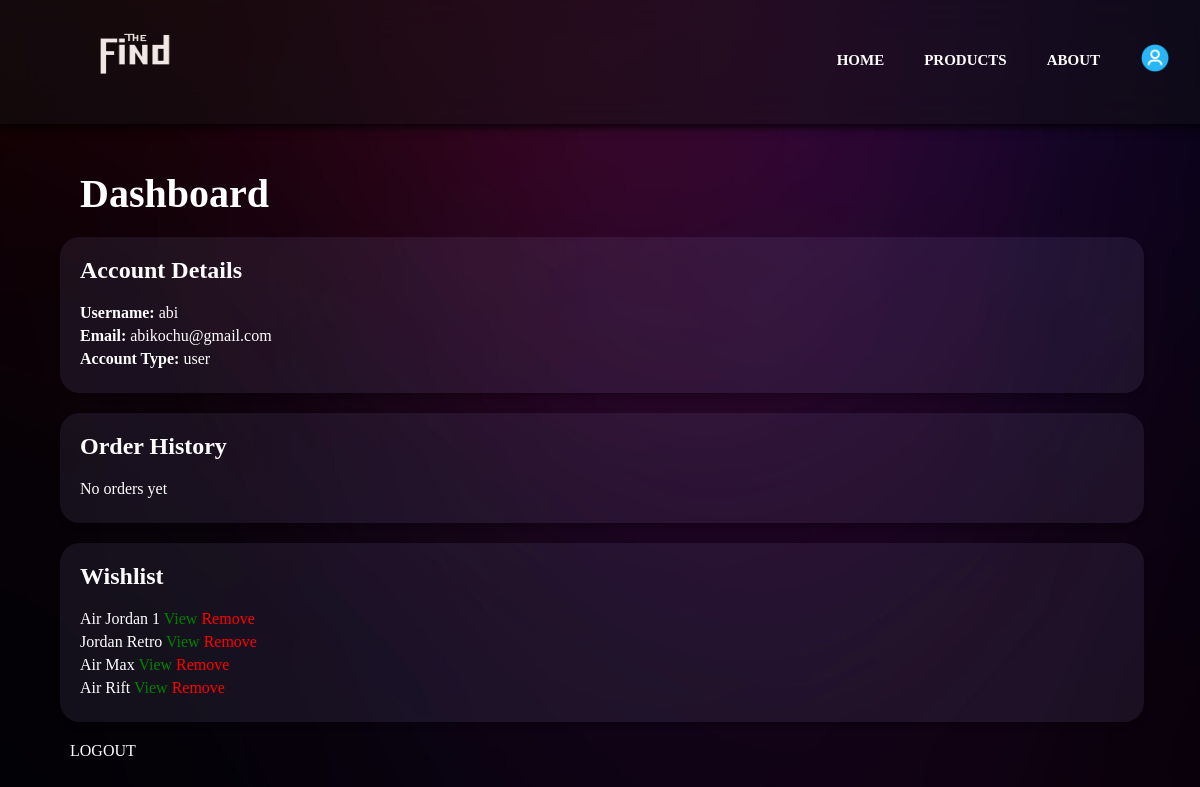
Screenshot of /dashboard.php (signed in) with the database file from the repository.
### tables this page shows
CREATE TABLE `users` (
  `user_id` varchar(50) NOT NULL,
  `username` varchar(100) NOT NULL,
  `email` varchar(100) NOT NULL,
  `password` varchar(100) NOT NULL,
  `account_type` varchar(100) NOT NULL
);

CREATE TABLE `wishlist` (
  `wishlist_id` int(11) NOT NULL,
  `user_id` varchar(50) DEFAULT NULL,
  `shoe_id` int(11) DEFAULT NULL,
  `product_name` varchar(255) DEFAULT NULL,
  `added_date` timestamp NOT NULL DEFAULT current_timestamp()
);

### dashboard.php (the view, shortened to what this page needs)
<?php
$db_host = 'localhost';
$db_username = 'root';
$db_password = '';
$db_name = 'miniproject';
$conn = new mysqli($db_host, $db_username, $db_password, $db_name);
$sql = "SELECT * FROM users WHERE username = ?";
$stmt = $conn->prepare($sql);
$stmt->bind_param("s", $_SESSION['username']);
$stmt->execute();
$result = $stmt->get_result();
$row = $result->fetch_assoc();
$sql = "SELECT * FROM orders WHERE user_id = ?";
$stmt = $conn->prepare($sql);
$stmt->bind_param("i", $row['user_id']);
$stmt->execute();
$order_result = $stmt->get_result();
$sql = "SELECT * FROM wishlist WHERE user_id = ?";
$stmt = $conn->prepare($sql);
$stmt->bind_param("i", $row['user_id']);
$stmt->execute();
$wishlist_result = $stmt->get_result();
?>
<!DOCTYPE html>
<html>
<head>
    <link rel="stylesheet" type="text/css" href="dashboardstyle.css">
</head>
<body>
    <section id="header">
        <a href="#"> <img id="headlogo" src="image/logo.png" type="image/png"> </a>
        <ul id="navbar">
            <li><a href="home.php">HOME</a></li>
            <li><a href="products.php">PRODUCTS</a></li>
            <li><a href="about.php">ABOUT</a></li>
            <li><a href="dashboard.php"> <img id="acclogo" src="image/account.png" type="image/png"> </a></li>
        </ul>
    </section>
    <section id="hero">
        <h1 style="font-size: 70px; color: transparent;">dydyd</h1>
    </section>
    <section id="dashboard">
        <h1 style="margin-left:60px; margin-bottom: 20px; color: #fff; font-size: 40px;">Dashboard</h1>
        <div class="dashboard-container">
            <div class="account-info">
                <h2 style="margin-bottom: 20px;">Account Details</h2>
                <ul>
                    <li><strong>Username:</strong> <?php echo $row['username']; ?></li>
                    <li><strong>Email:</strong> <?php echo $row['email']; ?></li>
                    <li><strong>Account Type:</strong> <?php echo $row['account_type']; ?></li>
                </ul>
            </div>
            <?php if ($row['account_type'] === 'user'): ?>
    <div class="order-history">
        <h2 style="margin-bottom: 20px;">Order History</h2>
        <ul>
            <?php
            if ($order_result->num_rows > 0) {
                $sql = "SELECT o.order_id, o.order_date, o.order_status, p.name AS shoe_name, p.shoe_id
                        FROM orders o
                        JOIN product_details p ON o.product_id = p.shoe_id
                        WHERE o.user_id = ?";
                $stmt = $conn->prepare($sql);
                $stmt->bind_param("i", $row['user_id']);
                $stmt->execute();
                $order_result = $stmt->get_result();
                while ($order_row = $order_result->fetch_assoc()) {
                    echo "<li>Order #" . $order_row['order_id'] . " - Shoe: <a href='productdetails.php?id=" . $order_row['shoe_id'] . "'>" . $order_row['shoe_name'] . "</a> - Date: " . $order_row['order_date'] . " - Status: " . $order_row['order_status'] . "</li>";
                }
            } else {
                echo "<li>No orders yet</li>";
            }
            ?>
        </ul>
    </div>
    <div class="wishlist">
        <h2 style="margin-bottom: 20px;">Wishlist</h2>
        <ul>
            <?php
            if ($wishlist_result->num_rows > 0) {
                while ($wishlist_row = $wishlist_result->fetch_assoc()) {
                    echo "<li>" . $wishlist_row['product_name'] . " <a style='color: green;' href='productdetails.php?id=" . $wishlist_row['shoe_id'] . "'>View</a> ";
                    echo "<a style='color: red;' href='remove_from_wishlist.php?item_id=" . $wishlist_row['shoe_id'] . "' onclick='return confirm(\"Are you sure you want to remove this item from your wishlist?\");'>Remove</a></li>";
                }
            } else {
                echo "<li>No items yet</li>";
            }
            ?>
        </ul>
    </div>
                <a class='logout' href="logout.php">LOGOUT</a>
            <?php endif; ?>
        </div>
    </section>
</body>
</html>

### dashboardstyle.css (style rules this page uses)
* { margin: 0px; padding: 0px; font-family: Verdana; }
body { background-image: url("image/bg2.png"); background-size: cover; background-repeat: no-repeat; background-attachment: fixed; }
#headlogo { height: 100px; width: 150px; transform: translate(10px, 0px); }
#header { position: fixed; display: flex; width: 95%; align-items: center; justify-content: space-between; padding: 5px 50px; backdrop-filter: blur(20px); background-color:rgba(18, 18, 20, 0.5) ; box-shadow: 0px 2px 10px rgb(0, 0, 0); z-index: 2; }
#navbar { display: flex; align-items: center; justify-content: center; }
#navbar li { list-style: none; padding: 0 20px; position: relative; }
#navbar li a { text-decoration: none; font-size: 15px; font-weight: 600; color: rgb(255, 255, 255); transition: 0.4s ease; }
#acclogo { height: 30px; width: 30px; }
#hero { padding: 0; font-size: xx-large; margin: 0px; display: flex; flex-direction: column; height: 150px; }
#dashboard { margin-top: 0px; padding: 20px; }
.dashboard-container { display: flex; flex-direction: column; color: white; }
.account-info, .order-history, .wishlist, .editing-tools { background-color: rgba(163, 153, 219, 0.1); padding: 20px; border-radius: 20px; box-shadow: 0 4px 5px rgba(0, 0, 0, 0.2); margin-bottom: 20px; margin-left: 40px; max-width: 90%; }
a { text-decoration: none; color: rgb(255, 255, 255); margin-bottom: 10px; }
ul { list-style-type: none; }
.logout { margin-left: 50px; }
li { margin-bottom: 5px; }

### rows the page displays
users: username "abi", email "abikochu@gmail.com", account_type "user"
wishlist: product_name "Air Jordan 1"
wishlist: product_name "Jordan Retro"
wishlist: product_name "Air Max"
wishlist: product_name "Air Rift"
